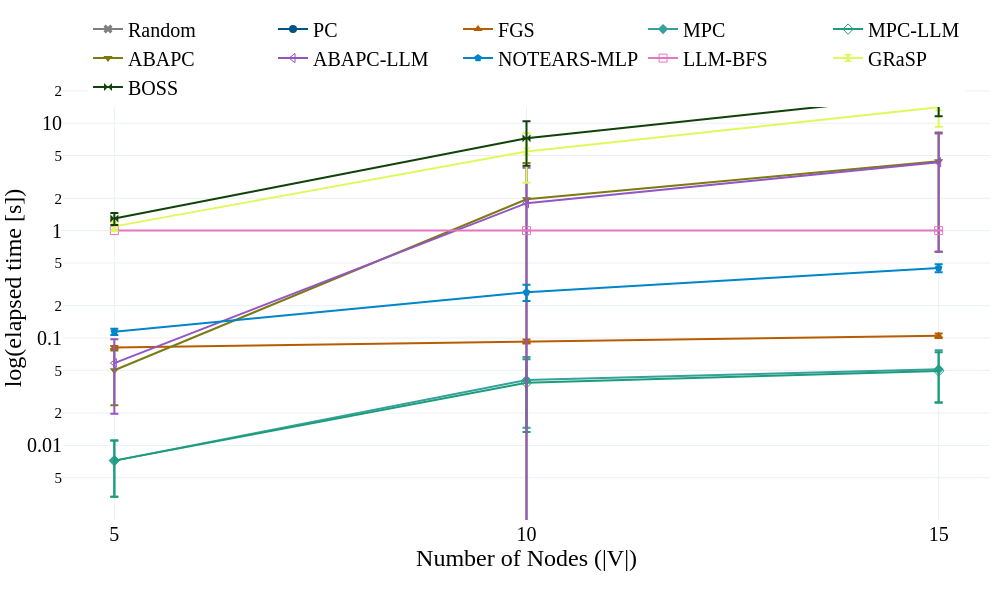

This figure's notebook cell:
### Markdown cell above
## Runtime

### Code cell
if runtime_methods:
    plot_runtime(
        dag_grouped,
        ['n_nodes'],
        '',
        names_dict,
        symbols_dict,
        colors_dict,
        runtime_methods,
        share_y=False,
        save_figs=save_figs,
        output_name="../results/figs/Fig.2_runtime.html",
        debug=False,
        font_size=20,
        plot_height=600,
        plot_width=1000,
    )
else:
    print('No runtime plot generated; update runtime_methods to include at least one model key.')

### Figure 1 — Plotly figure (JSON) as saved in the notebook; plotly's stock layout.template omitted (floating-point values rounded to 4 significant figures)
{"data": [{"error_y": {"array": [0.0, 0.0, 0.0], "thickness": 2, "type": "data"}, "line": {"color": "#7f7f7f", "simplify": true, "width": 2}, "marker": {"color": "#7f7f7f", "size": 8, "symbol": "x"}, "mode": "lines+markers", "name": "Random", "showlegend": true, "type": "scatter", "x": ["5", "10", "15"], "xaxis": "x", "y": [0, 0, 0], "yaxis": "y"}, {"error_y": {"array": [NaN, NaN, NaN], "thickness": 2, "type": "data"}, "line": {"color": "#005383", "simplify": true, "width": 2}, "marker": {"color": "#005383", "size": 8, "symbol": "circle"}, "mode": "lines+markers", "name": "PC", "showlegend": true, "type": "scatter", "x": ["5", "10", "15"], "xaxis": "x", "y": [NaN, NaN, NaN], "yaxis": "y"}, {"error_y": {"array": [0.002789, 0.003897, 0.005055], "thickness": 2, "type": "data"}, "line": {"color": "#b85c00", "simplify": true, "width": 2}, "marker": {"color": "#b85c00", "size": 8, "symbol": "triangle-up-dot"}, "mode": "lines+markers", "name": "FGS", "showlegend": true, "type": "scatter", "x": ["5", "10", "15"], "xaxis": "x", "y": [0.08167, 0.09278, 0.105], "yaxis": "y"}, {"error_y": {"array": [0.003897, 0.02594, 0.02588], "thickness": 2, "type": "data"}, "line": {"color": "#379f9f", "simplify": true, "width": 2}, "marker": {"color": "#379f9f", "size": 8, "symbol": "diamond-dot"}, "mode": "lines+markers", "name": "MPC", "showlegend": true, "type": "scatter", "x": ["5", "10", "15"], "xaxis": "x", "y": [0.007222, 0.04056, 0.05111], "yaxis": "y"}, {"error_y": {"array": [0.003897, 0.02501, 0.02444], "thickness": 2, "type": "data"}, "line": {"color": "#1b9e77", "simplify": true, "width": 2}, "marker": {"color": "#1b9e77", "size": 8, "symbol": "diamond-open"}, "mode": "lines+markers", "name": "MPC-LLM", "showlegend": true, "type": "scatter", "x": ["5", "10", "15"], "xaxis": "x", "y": [0.007222, 0.03833, 0.04944], "yaxis": "y"}, {"error_y": {"array": [0.02649, 2.289, 3.785], "thickness": 2, "type": "data"}, "line": {"color": "#7b7b12", "simplify": true, "width": 2}, "marker": {"color": "#7b7b12", "size": 8, "symbol": "triangle-down-dot"}, "mode": "lines+markers", "name": "ABAPC", "showlegend": true, "type": "scatter", "x": ["5", "10", "15"], "xaxis": "x", "y": [0.05014, 1.959, 4.422], "yaxis": "y"}, {"error_y": {"array": [0.03869, 2.056, 3.694], "thickness": 2, "type": "data"}, "line": {"color": "#9454c4", "simplify": true, "width": 2}, "marker": {"color": "#9454c4", "size": 8, "symbol": "triangle-left-open"}, "mode": "lines+markers", "name": "ABAPC-LLM", "showlegend": true, "type": "scatter", "x": ["5", "10", "15"], "xaxis": "x", "y": [0.05846, 1.8, 4.328], "yaxis": "y"}, {"error_y": {"array": [0.007794, 0.04621, 0.03885], "thickness": 2, "type": "data"}, "line": {"color": "#0085CA", "simplify": true, "width": 2}, "marker": {"color": "#0085CA", "size": 8, "symbol": "pentagon-dot"}, "mode": "lines+markers", "name": "NOTEARS-MLP", "showlegend": true, "type": "scatter", "x": ["5", "10", "15"], "xaxis": "x", "y": [0.1144, 0.2672, 0.4478], "yaxis": "y"}, {"error_y": {"array": [0.0, 0.0, 0.0], "thickness": 2, "type": "data"}, "line": {"color": "#e377c2", "simplify": true, "width": 2}, "marker": {"color": "#e377c2", "size": 8, "symbol": "square-open"}, "mode": "lines+markers", "name": "LLM-BFS", "showlegend": true, "type": "scatter", "x": ["5", "10", "15"], "xaxis": "x", "y": [1, 1, 1], "yaxis": "y"}, {"error_y": {"array": [0.1022, 2.669, 4.8], "thickness": 2, "type": "data"}, "line": {"color": "#e1f85c", "simplify": true, "width": 2}, "marker": {"color": "#e1f85c", "size": 8, "symbol": "hourglass"}, "mode": "lines+markers", "name": "GRaSP", "showlegend": true, "type": "scatter", "x": ["5", "10", "15"], "xaxis": "x", "y": [1.095, 5.454, 14.06], "yaxis": "y"}, {"error_y": {"array": [0.1645, 3.2, 7.047], "thickness": 2, "type": "data"}, "line": {"color": "#10430A", "simplify": true, "width": 2}, "marker": {"color": "#10430A", "size": 8, "symbol": "bowtie"}, "mode": "lines+markers", "name": "BOSS", "showlegend": true, "type": "scatter", "x": ["5", "10", "15"], "xaxis": "x", "y": [1.294, 7.224, 18.63], "yaxis": "y"}], "layout": {"font": {"color": "black", "family": "Serif", "size": 20}, "height": 600, "legend": {"orientation": "h", "x": 0.5, "xanchor": "center", "y": 1.1, "yanchor": "top"}, "margin": {"b": 80, "l": 10, "r": 10, "t": 10}, "width": 1000, "xaxis": {"anchor": "y", "domain": [0, 1], "title": {"standoff": 0, "text": "Number of Nodes (|V|)"}}, "yaxis": {"anchor": "x", "domain": [0, 1], "matches": "y", "title": {"standoff": 0, "text": "log(elapsed time [s])"}, "type": "log"}}}
